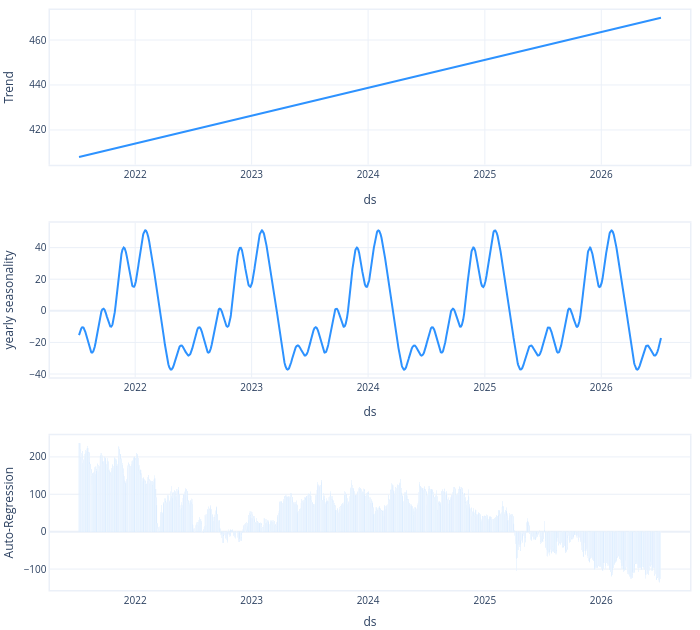

The notebook cell this image was saved under:
### Code cell
today = datetime.today()
start_date = (today - relativedelta(years=5)).strftime("%Y-%m-%d")
end_date = today.strftime("%Y-%m-%d")

ticker='1476'
df = api.taiwan_stock_daily(
    stock_id=ticker, start_date=start_date, end_date=end_date
)
df = df[["date", "close"]]
df.columns = ["ds", "y"]
df["ds"] = pd.to_datetime(df["ds"])

print('lags', best_pacf_lag(df["y"]))
# 訓練模型
m = NeuralProphet(
    n_changepoints=0,
    yearly_seasonality=True,
    weekly_seasonality=False,
    daily_seasonality=False,
    n_lags=best_pacf_lag(df["y"])
)
m.fit(df, epochs=100, batch_size=32, early_stopping=True)
forecast = m.predict(df)
m.plot_components(forecast)

### Figure 1 — Plotly figure (JSON) as saved in the notebook; plotly's stock layout.template omitted (floating-point values rounded to 4 significant figures; data arrays with more than 128 entries replaced by an {"elided": "..."} marker saying what was removed)
{"data": [{"line": {"color": "#2d92ff", "width": 2}, "mode": "lines", "name": "Trend", "showlegend": false, "type": "scatter", "x": {"elided": "1303 str values"}, "xaxis": "x", "y": {"elided": "1303 float values"}, "yaxis": "y"}, {"line": {"color": "#2d92ff", "width": 2}, "mode": "lines", "name": "yearly seasonality", "showlegend": false, "type": "scatter", "x": {"elided": "1303 str values"}, "xaxis": "x2", "y": {"elided": "1303 float values"}, "yaxis": "y2"}, {"marker": {"color": "#2d92ff"}, "name": "Auto-Regression", "opacity": 1, "showlegend": false, "type": "bar", "x": {"elided": "1303 str values"}, "xaxis": "x3", "y": {"elided": "1303 float values"}, "yaxis": "y3"}], "layout": {"autosize": true, "barmode": "overlay", "font": {"size": 10}, "height": 630, "hovermode": "x unified", "legend": {"traceorder": "reversed", "y": 0.1}, "margin": {"b": 0, "l": 0, "pad": 0, "r": 10, "t": 10}, "title": {"font": {"size": 12}}, "width": 700, "xaxis": {"anchor": "y", "domain": [0, 1], "linewidth": 1.5, "mirror": true, "range": ["2021-04-09T00:00:00", "2026-10-06T00:00:00"], "showline": true, "title": {"text": "ds"}, "type": "date"}, "xaxis2": {"anchor": "y2", "domain": [0, 1], "linewidth": 1.5, "mirror": true, "range": ["2021-04-09T00:00:00", "2026-10-06T00:00:00"], "showline": true, "title": {"text": "ds"}, "type": "date"}, "xaxis3": {"anchor": "y3", "domain": [0, 1], "linewidth": 1.5, "mirror": true, "range": ["2021-04-09T00:00:00", "2026-10-06T00:00:00"], "showline": true, "title": {"text": "ds"}, "type": "date"}, "yaxis": {"anchor": "x", "domain": [0.7333, 1], "linewidth": 1.5, "mirror": true, "rangemode": "normal", "showline": true, "title": {"text": "Trend"}}, "yaxis2": {"anchor": "x2", "domain": [0.3667, 0.6333], "linewidth": 1.5, "mirror": true, "rangemode": "tozero", "showline": true, "title": {"text": "yearly seasonality"}}, "yaxis3": {"anchor": "x3", "domain": [0, 0.2667], "linewidth": 1.5, "mirror": true, "rangemode": "tozero", "showline": true, "title": {"text": "Auto-Regression"}}}}
